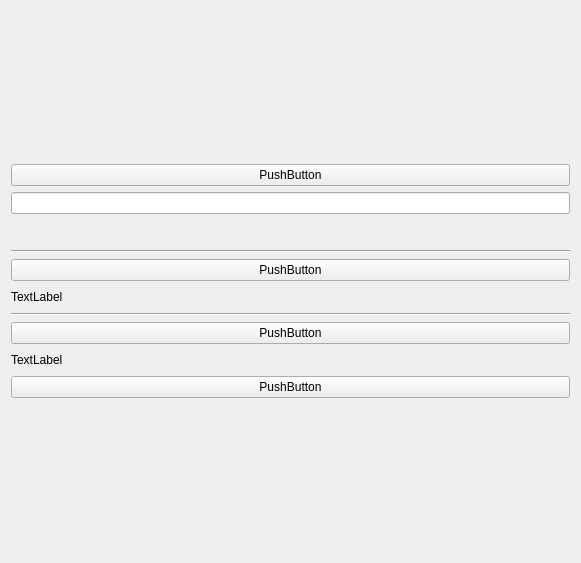
<?xml version="1.0" encoding="UTF-8"?>
<ui version="4.0">
 <class>upload_music_widget</class>
 <widget class="QWidget" name="upload_music_widget">
  <property name="geometry">
   <rect>
    <x>0</x>
    <y>0</y>
    <width>581</width>
    <height>563</height>
   </rect>
  </property>
  <property name="windowTitle">
   <string>Form</string>
  </property>
  <layout class="QGridLayout" name="gridLayout_2">
   <item row="0" column="0">
    <layout class="QGridLayout" name="gridLayout">
     <item row="3" column="0">
      <layout class="QVBoxLayout" name="verticalLayout">
       <item>
        <widget class="QPushButton" name="add_author_button">
         <property name="text">
          <string>PushButton</string>
         </property>
        </widget>
       </item>
       <item>
        <widget class="QLineEdit" name="author_input"/>
       </item>
       <item>
        <spacer name="verticalSpacer">
         <property name="orientation">
          <enum>Qt::Orientation::Vertical</enum>
         </property>
         <property name="sizeType">
          <enum>QSizePolicy::Policy::Fixed</enum>
         </property>
         <property name="sizeHint" stdset="0">
          <size>
           <width>20</width>
           <height>30</height>
          </size>
         </property>
        </spacer>
       </item>
       <item>
        <widget class="Line" name="line_2">
         <property name="orientation">
          <enum>Qt::Orientation::Horizontal</enum>
         </property>
        </widget>
       </item>
       <item>
        <widget class="QPushButton" name="upload_music_file_button">
         <property name="text">
          <string>PushButton</string>
         </property>
        </widget>
       </item>
       <item>
        <widget class="QLabel" name="music_file_label">
         <property name="maximumSize">
          <size>
           <width>16777215</width>
           <height>20</height>
          </size>
         </property>
         <property name="text">
          <string>TextLabel</string>
         </property>
        </widget>
       </item>
       <item>
        <widget class="Line" name="line">
         <property name="orientation">
          <enum>Qt::Orientation::Horizontal</enum>
         </property>
        </widget>
       </item>
       <item>
        <widget class="QPushButton" name="upload_cover_file_button">
         <property name="text">
          <string>PushButton</string>
         </property>
        </widget>
       </item>
       <item>
        <widget class="QLabel" name="cover_file_label">
         <property name="maximumSize">
          <size>
           <width>16777215</width>
           <height>20</height>
          </size>
         </property>
         <property name="text">
          <string>TextLabel</string>
         </property>
        </widget>
       </item>
      </layout>
     </item>
     <item row="4" column="0">
      <widget class="QPushButton" name="pushButton">
       <property name="text">
        <string>PushButton</string>
       </property>
      </widget>
     </item>
    </layout>
   </item>
  </layout>
 </widget>
 <resources/>
 <connections/>
</ui>
